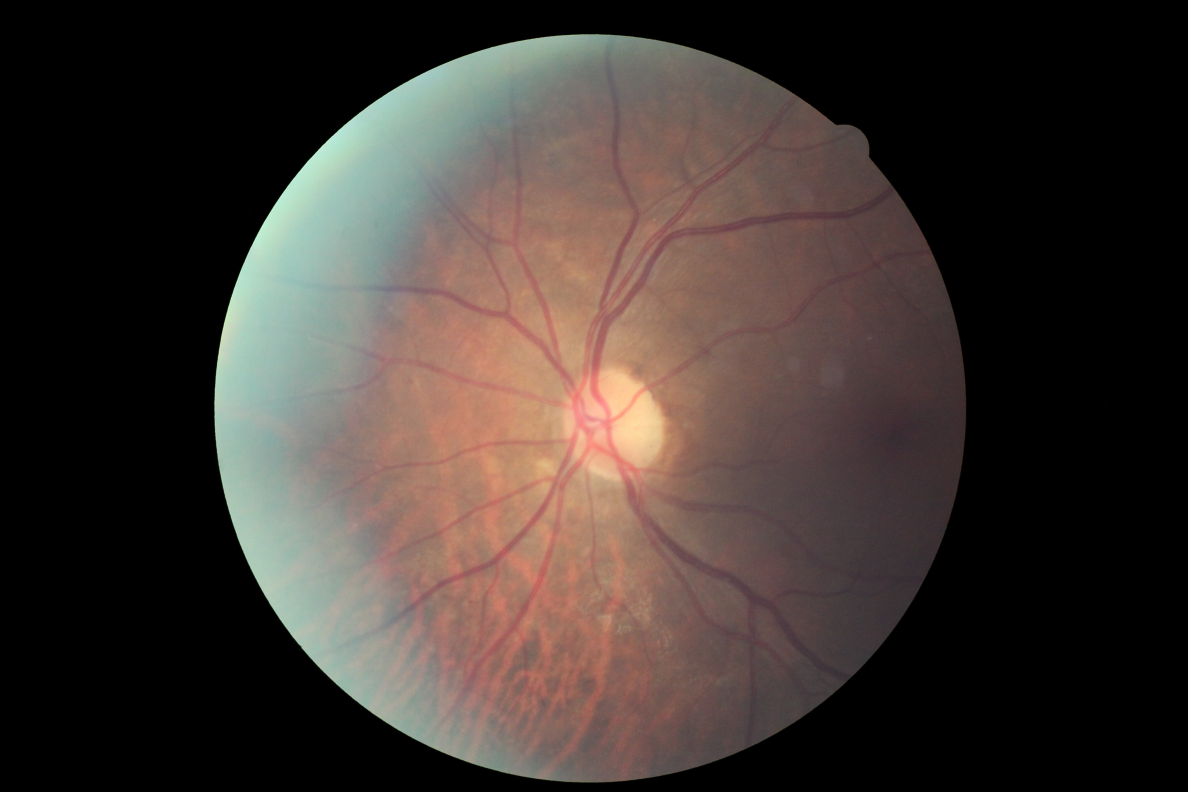
#> input picture MODEL_1_SVM/blood/1.jpeg, 4752 x 3168 px, given in place of 1.png, which was not available (shown at 1/4 size)
$ python extract.py   (older library calls are emulated)
#> lines starting #> are read from the running program, lines starting #| are printed output that depends on the picture; after the words box and inside, x2 and y2 are one past the last pixel; in counts of white or black regions, pixels touching at a corner belong together; pictures that were not available may be replaced by others from this repository, and a replacement may not be noted
import numpy as np
import cv2
import scipy.misc

# [17 lines left out: function remove_white_spots, not called in this run]

images = ['1.png', '2.png',  '3.png','4.png','5.png','6.png','7.png','8.png','9.png','10.png']
name = ''
counter = 1;
founter = 11;

for image in images:
	fundus = cv2.imread(image)
#> fundus is the input picture: shape (3168, 4752, 3); mean B, G, R 49.9, 54.6, 64.1
	dim = (800,700)
	fundus = cv2.resize(fundus, dim, interpolation = cv2.INTER_AREA)
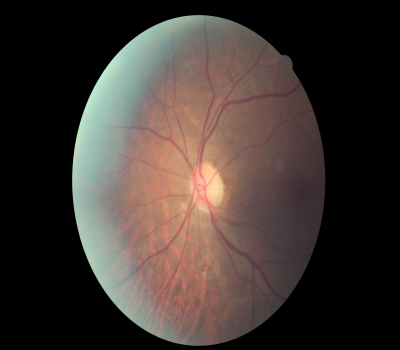
#> fundus: shape (700, 800, 3) (shown at 1/2 size); mean B, G, R 49.9, 54.6, 64.1
	b,green_fundus,r = cv2.split(fundus)
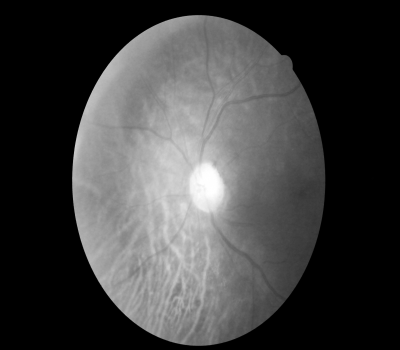
#> r: shape (700, 800) (shown at 1/2 size); min 0, max 255, mean 64.1
	clahe = cv2.createCLAHE(clipLimit=2.0, tileGridSize=(8,8))
	contrast_enhanced_green_fundus = clahe.apply(green_fundus)
	r1 = cv2.morphologyEx(contrast_enhanced_green_fundus, cv2.MORPH_OPEN, cv2.getStructuringElement(cv2.MORPH_ELLIPSE,(5,5)), iterations = 1)
	R1 = cv2.morphologyEx(r1, cv2.MORPH_CLOSE, cv2.getStructuringElement(cv2.MORPH_ELLIPSE,(5,5)), iterations = 1)
	r2 = cv2.morphologyEx(R1, cv2.MORPH_OPEN, cv2.getStructuringElement(cv2.MORPH_ELLIPSE,(11,11)), iterations = 1)
	R2 = cv2.morphologyEx(r2, cv2.MORPH_CLOSE, cv2.getStructuringElement(cv2.MORPH_ELLIPSE,(11,11)), iterations = 1)
	r3 = cv2.morphologyEx(R2, cv2.MORPH_OPEN, cv2.getStructuringElement(cv2.MORPH_ELLIPSE,(23,23)), iterations = 1)
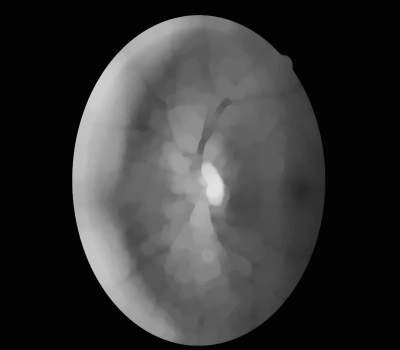
#> r3: shape (700, 800) (shown at 1/2 size); min 2, max 225, mean 54
	R3 = cv2.morphologyEx(r3, cv2.MORPH_CLOSE, cv2.getStructuringElement(cv2.MORPH_ELLIPSE,(23,23)), iterations = 1)
	f4 = cv2.subtract(R3,contrast_enhanced_green_fundus)

	f5 = clahe.apply(f4)

	ret,f6 = cv2.threshold(f5,15,255,cv2.THRESH_BINARY)
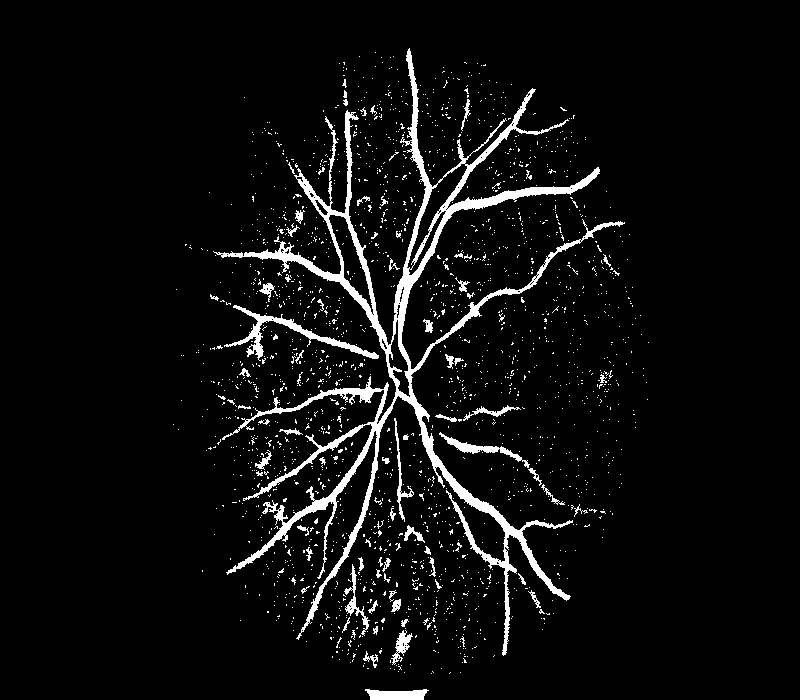
#> f6: shape (700, 800); 5.3% white; 1986 white regions (1909 under 20 px)
	mask = np.ones(f5.shape[:2], dtype="uint8") * 255
	im2, contours, hierarchy = cv2.findContours(f6,cv2.RETR_LIST,cv2.CHAIN_APPROX_SIMPLE)
#> contours = 2173 contours, 2127 with area under 20; largest, box (x1, y1, x2, y2) and area: (213, 48, 625, 656) 19092, (328, 214, 374, 315) 1491, (406, 163, 468, 270) 1346, (224, 305, 379, 361) 1040, (388, 319, 411, 398) 710
	for cnt in contours:
		if cv2.contourArea(cnt) <= 200:
			cv2.drawContours(mask, [cnt], -1, 0, -1)
			cv2.imshow("mask",mask)
#> this loop made 2173 passes
#> cnt on passes 2 to 4: [[431, 673]], [[460, 672]], [[450, 672], [449, 673]]
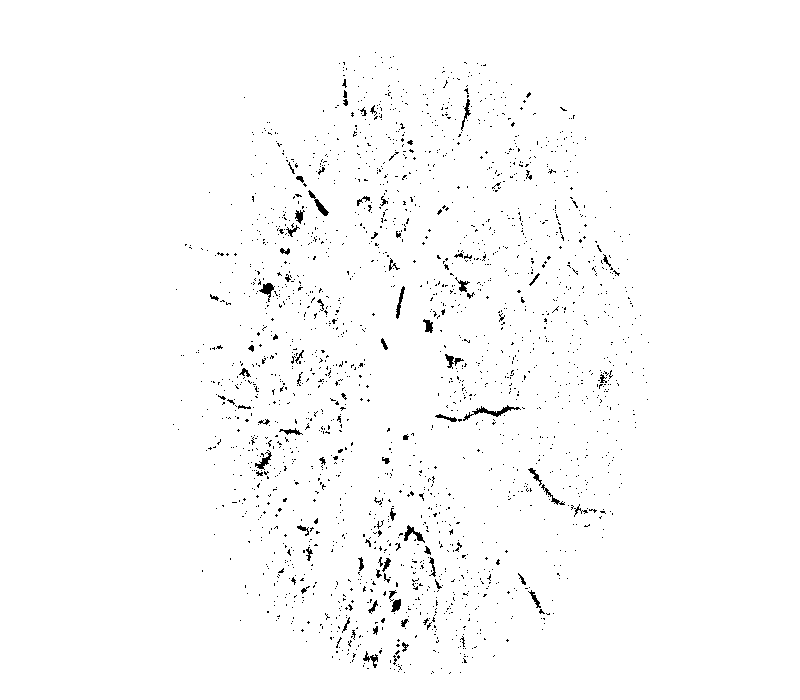
#> mask: shape (700, 800); 98.4% white; black in thin lines or dots, all inside (x1, y1, x2, y2) = (173, 52, 649, 674)
	im = cv2.bitwise_and(f5, f5, mask=mask)
	ret,fin = cv2.threshold(im,15,255,cv2.THRESH_BINARY_INV)
#> fin: shape (700, 800); 96.2% white; 57 black regions (42 under 20 px), largest, box (x1, y1, x2, y2) and area: (226, 48, 600, 656) 17177, (224, 305, 379, 361) 1215, (365, 689, 429, 700) 545
	fundus_eroded = cv2.erode(fin, cv2.getStructuringElement(cv2.MORPH_ELLIPSE,(3,3)), iterations=1)
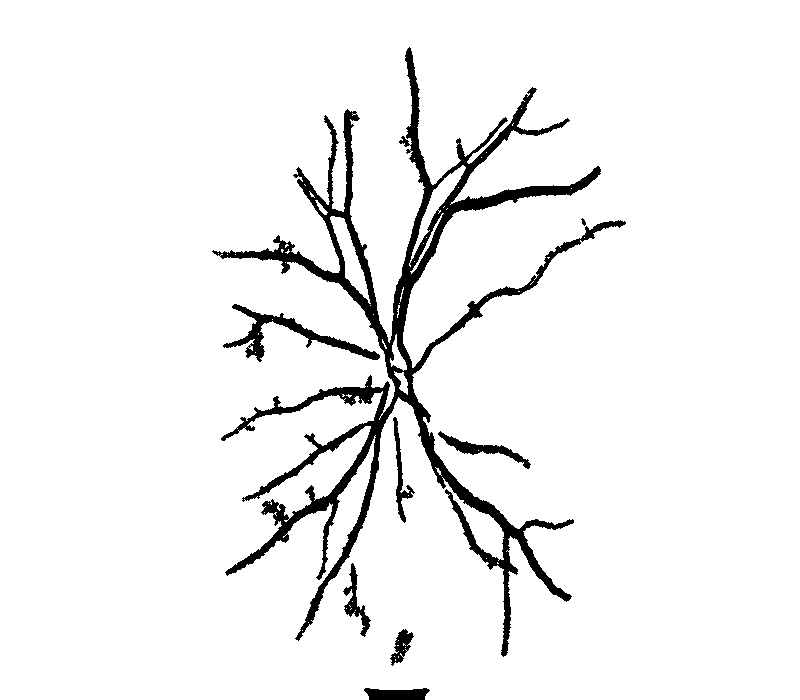
#> fundus_eroded: shape (700, 800); 94.5% white; 8 black regions
	#remove_white_spots(fundus_eroded,founter)


	xmask = np.ones(fundus.shape[:2], dtype="uint8") * 255
	x1, xcontours, xhierarchy = cv2.findContours(fin,cv2.RETR_LIST,cv2.CHAIN_APPROX_SIMPLE)
#> xcontours = 202 contours, 161 with area under 20; largest, box (x1, y1, x2, y2) and area: (0, 0, 800, 700) 557940, (225, 47, 601, 657) 19685, (223, 304, 380, 361) 1436, (329, 215, 375, 316) 1278, (439, 87, 570, 213) 1156; xhierarchy = 202 rows, first 6: [1, -1, -1, -1], [2, 0, -1, -1], [3, 1, -1, -1], [4, 2, -1, -1], [5, 3, -1, -1], [6, 4, -1, -1]
	for cnt in xcontours:
		shape = "unidentified"
		peri = cv2.arcLength(cnt, True)
		approx = cv2.approxPolyDP(cnt, 0.04 * peri, False)
		if len(approx) > 5 and cv2.contourArea(cnt) <= 2000 and cv2.contourArea(cnt) >= 200:
			shape = "circle"
		else:
			shape = "veins"
		if(shape=="circle"):
			cv2.drawContours(xmask, [cnt], -1, 0, -1)
#> this loop made 202 passes
#> (shape, peri, approx) on passes 1, 3, 6, 10, 11, 12: ('veins', 5.66, [[391, 664], [392, 663], [393, 664], [392, 665]]), ('veins', 5.66, [[398, 658], [399, 657], [400, 658], [399, 659]]), ('veins', 5.66, [[398, 655], [399, 654], [400, 655], [399, 656]]), ('veins', 5.66, [[398, 652], [399, 651], [400, 652], [399, 653]]), ('veins', 14.73, [[408, 645], [410, 646], [407, 650], [405, 648]]), ('veins', 5.66, [[405, 646], [406, 645], [407, 646], [406, 647]])
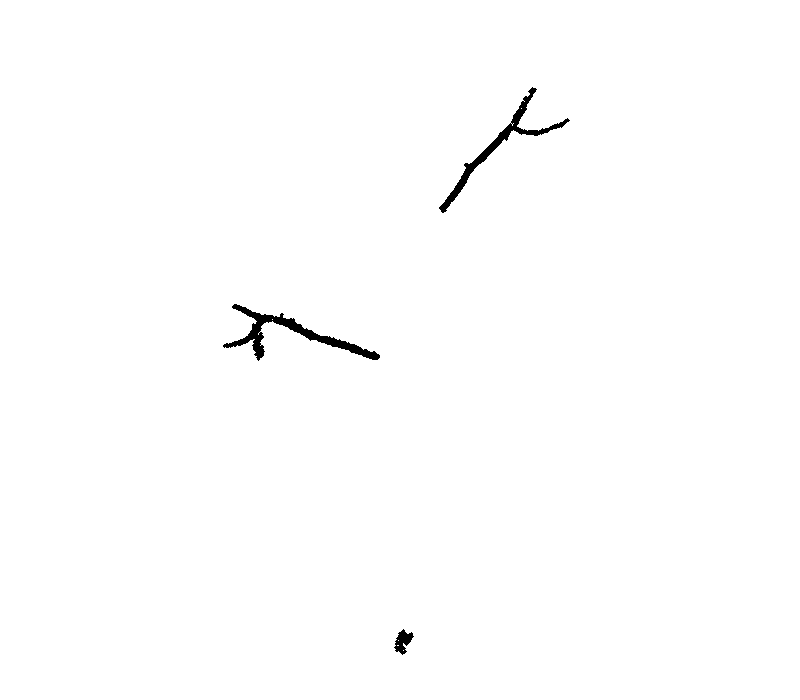
#> xmask: shape (700, 800); 99.4% white; 3 black regions, box (x1, y1, x2, y2) and area: (223, 304, 380, 361) 1671, (439, 87, 570, 213) 1359, (394, 629, 414, 655) 266

	#im_fin = cv2.bitwise_and(fundus_eroded, fundus_eroded, mask=xmask)

	name = str(counter) + '.jpg'
	name2 = str(founter) + '.jpg'
	scipy.misc.imsave(name,xmask)
	scipy.misc.imsave(name2,fundus_eroded)
	counter = counter +1;
	founter = founter +1;
#> pass 2 of the loop `for image in images:`:
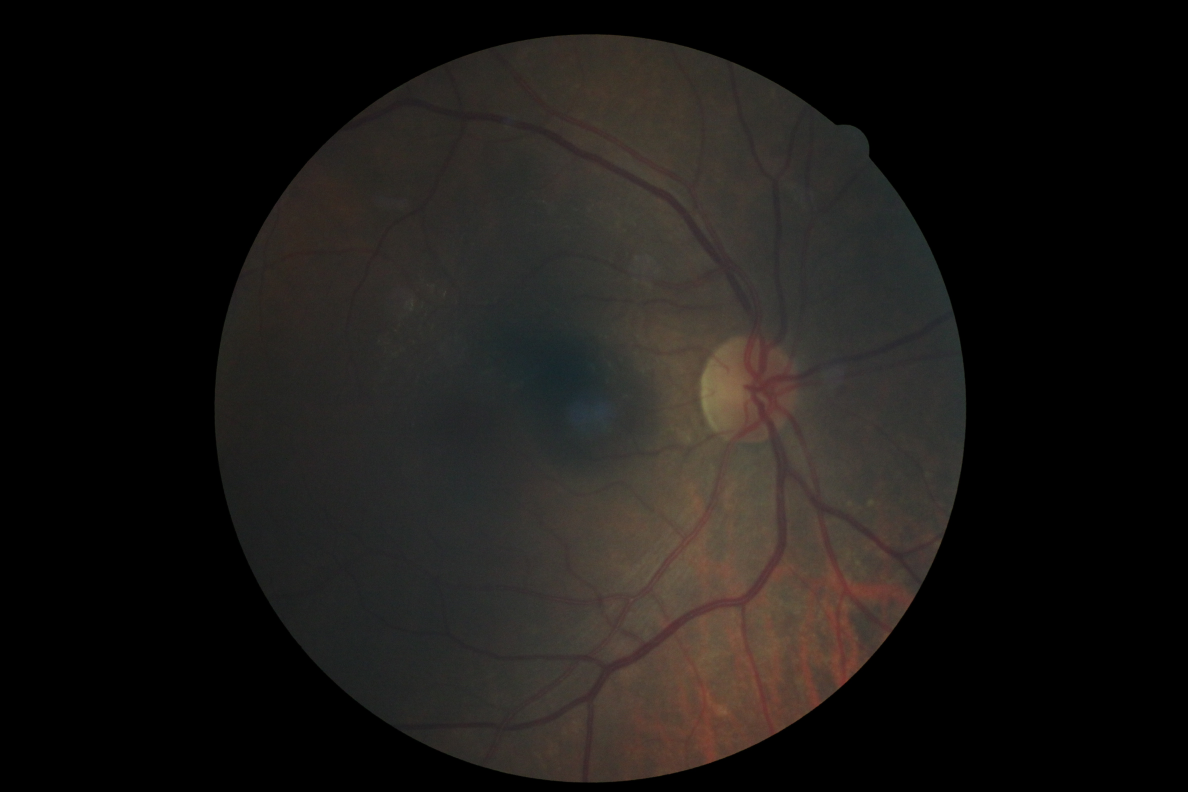
#> input picture MODEL_1_SVM/blood/2.jpeg, 4752 x 3168 px, given in place of 2.png, which was not available (shown at 1/4 size)
#> fundus is the input picture: shape (3168, 4752, 3); mean B, G, R 21.8, 24.3, 27
#> fundus: shape (700, 800, 3)
#> `ret,f6 = cv2.threshold(f5,15,255,cv2.THRESH_BINARY)`:
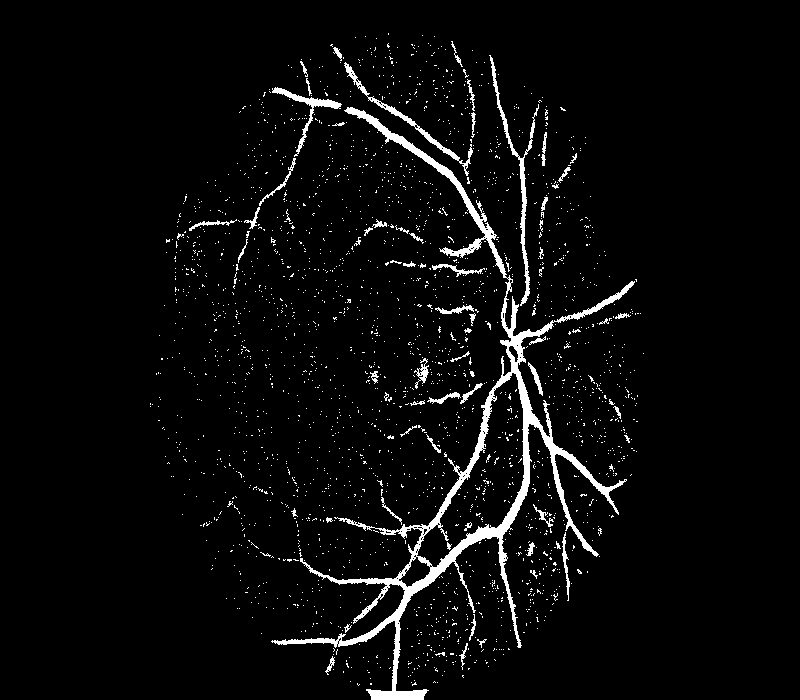
#> f6: shape (700, 800); 4% white; 2302 white regions (2236 under 20 px)
#> contours = 2478 contours, 2434 with area under 20; largest, box (x1, y1, x2, y2) and area: (271, 107, 635, 700) 18754, (416, 372, 525, 568) 8058, (489, 55, 539, 306) 756, (344, 62, 473, 176) 630, (398, 556, 431, 588) 492
#> the loop `for cnt in contours:` made 2478 passes
#> cnt on passes 1, 3, 5: [[370, 683], [370, 684], [371, 684], [371, 683]], [[437, 682]], [[411, 682]]
#> xcontours = 170 contours, 126 with area under 20; largest, box (x1, y1, x2, y2) and area: (0, 0, 800, 700) 548752, (343, 106, 508, 279) 1854, (271, 86, 343, 146) 679, (517, 151, 530, 271) 591, (488, 54, 519, 158) 444; xhierarchy = 170 rows, first 6: [1, -1, -1, -1], [2, 0, -1, -1], [3, 1, -1, -1], [4, 2, -1, -1], [5, 3, -1, -1], [6, 4, -1, -1]
#> the loop `for cnt in xcontours:` made 170 passes
#> (peri, approx) on passes 3, 6, 8, 9: (5.66, [[398, 622], [399, 621], [400, 622], [399, 623]]), (5.66, [[363, 615], [364, 614], [365, 615], [364, 616]]), (5.66, [[379, 599], [380, 598], [381, 599], [380, 600]]), (5.66, [[380, 598], [381, 597], [382, 598], [381, 599]])
#> after the loop `for cnt in xcontours:`:
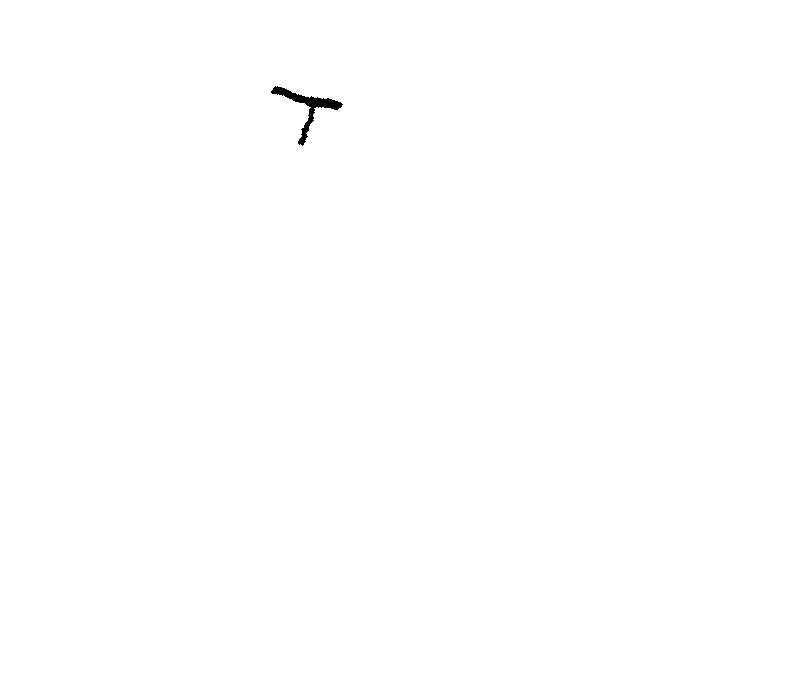
#> xmask: shape (700, 800); 99.9% white; 1 black region
#> pass 3 of the loop `for image in images:`:
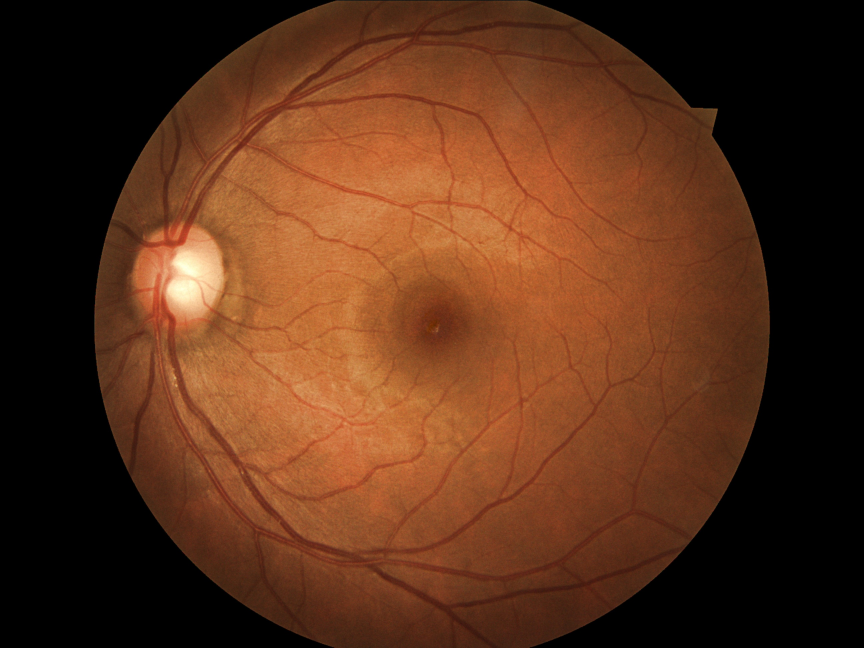
#> input picture MODEL_1_SVM/blood/3.jpeg, 2592 x 1944 px, given in place of 3.png, which was not available (shown at 1/3 size)
#> fundus is the input picture: shape (1944, 2592, 3); mean B, G, R 25.6, 48.2, 88.6
#> fundus: shape (700, 800, 3)
#> `b,green_fundus,r = cv2.split(fundus)`:
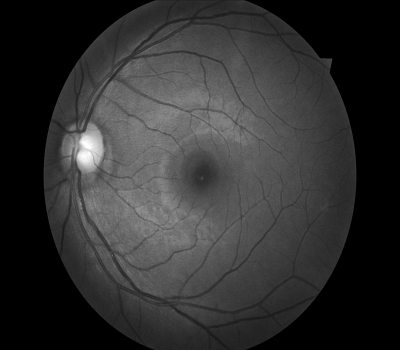
#> green_fundus: shape (700, 800) (shown at 1/2 size); min 0, max 255, mean 48.2
#> `b,green_fundus,r = cv2.split(fundus)`:
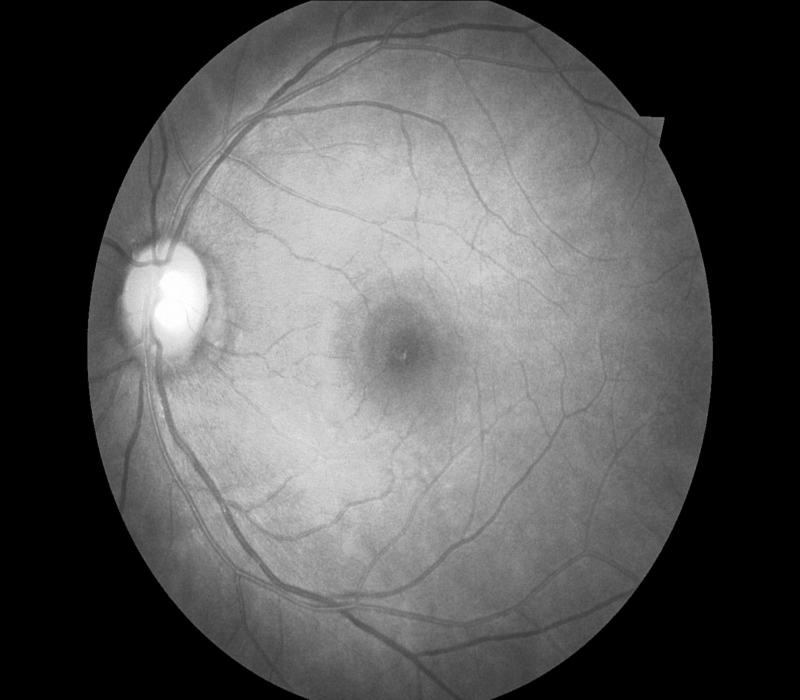
#> r: shape (700, 800); min 0, max 255, mean 88.6
#> contours = 5362 contours, 5290 with area under 20; largest, box (x1, y1, x2, y2) and area: (153, 331, 646, 700) 42135, (191, 2, 653, 328) 29278, (331, 380, 617, 655) 24082, (228, 104, 420, 222) 14144, (402, 113, 487, 243) 5434
#> the loop `for cnt in contours:` made 5362 passes
#> cnt on passes 1 to 3: [[402, 699]], [[389, 699], [390, 699]], [[375, 699], [376, 699]]
#> xcontours = 330 contours, 283 with area under 20; largest, box (x1, y1, x2, y2) and area: (0, 0, 800, 700) 536942, (228, 1, 653, 318) 15447, (403, 114, 486, 242) 5074, (463, 399, 550, 539) 4760, (176, 299, 322, 444) 2643; xhierarchy = 330 rows, first 6: [1, -1, -1, -1], [2, 0, -1, -1], [3, 1, -1, -1], [4, 2, -1, -1], [5, 3, -1, -1], [6, 4, -1, -1]
#> the loop `for cnt in xcontours:` made 330 passes
#> (peri, approx) on passes 1, 3, 4, 5: (5.66, [[416, 690], [417, 689], [418, 690], [417, 691]]), (5.66, [[277, 677], [278, 676], [279, 677], [278, 678]]), (5.66, [[471, 638], [472, 637], [473, 638], [472, 639]]), (5.66, [[468, 638], [469, 637], [470, 638], [469, 639]])
#> (the run stopped early here; a loop or call above may not have finished)
